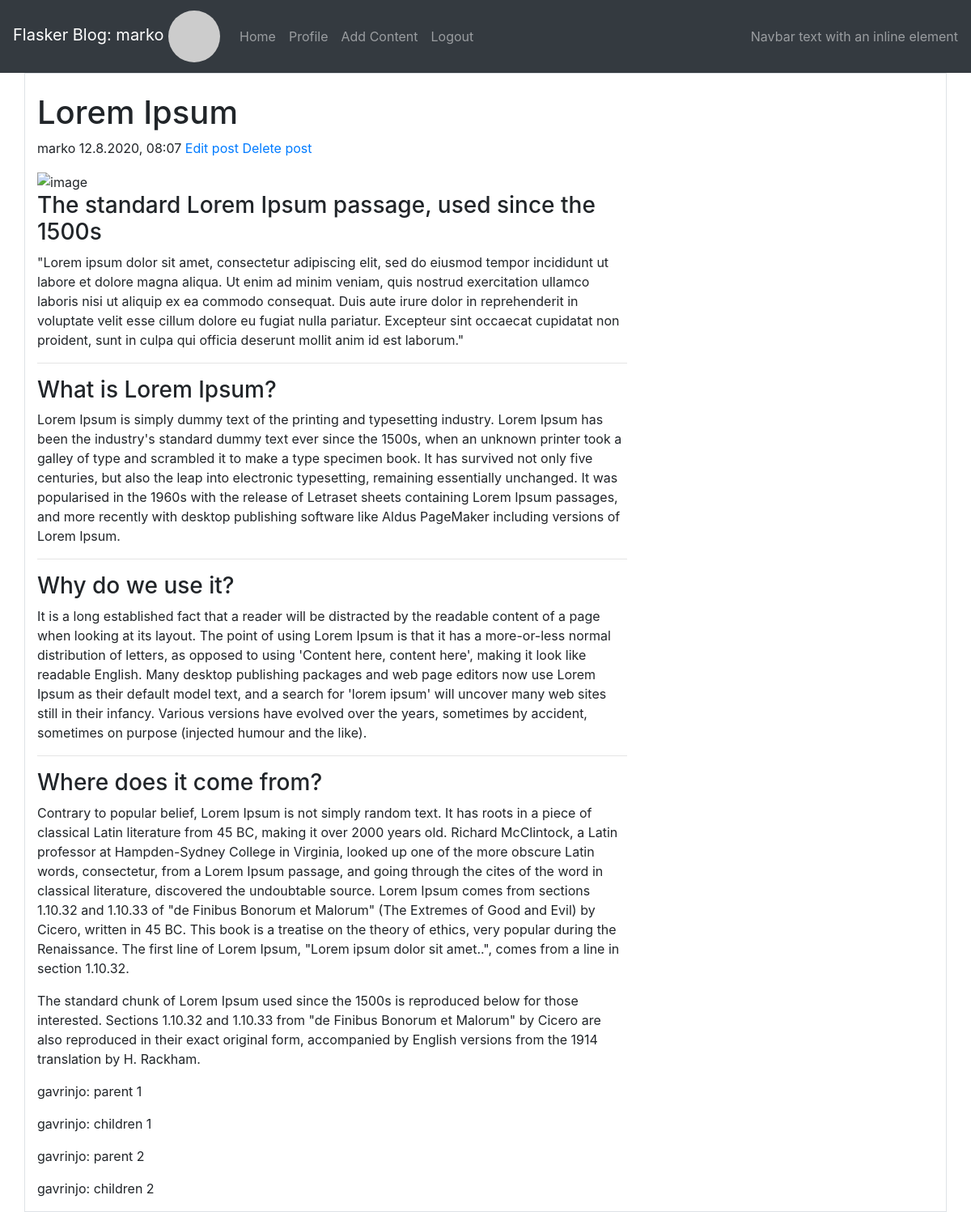
Screenshot of /1 (signed in) with the database file from the repository.
### app/models.py (models this page shows, shortened)
class User(UserMixin, db.Model):
    id = db.Column(db.Integer, primary_key=True)
    username = db.Column(db.String(64), index=True, unique=True)
    email = db.Column(db.String(120), index=True, unique=True)
    password_hash = db.Column(db.String(128))
    about_me = db.Column(db.String(140))
    last_seen = db.Column(db.DateTime, default=datetime.utcnow)
    post = db.relationship("Post", backref="author", lazy="dynamic")
    def avatar(self, size):
        digest = md5(self.email.lower().encode("utf-8")).hexdigest()
        return f"https://www.gravatar.com/avatar/{digest}?d=identicon&r=x&s={size}"

class Post(db.Model):
    id = db.Column(db.Integer, primary_key=True)
    title = db.Column(db.String(64))
    subtitle = db.Column(db.String(128))
    body = db.Column(db.String(140))
    timestamp = db.Column(db.DateTime, index=True, default=datetime.utcnow)
    user_id = db.Column(db.Integer, db.ForeignKey("user.id"))

class Comment(db.Model):
    _N = 6
    id = db.Column(db.Integer, primary_key=True)
    text = db.Column(db.String(140))
    timestamp = db.Column(db.DateTime(), index=True, default=datetime.utcnow)
    user_id = db.Column(db.Integer, db.ForeignKey("user.id")) # Author ID
    post_id = db.Column(db.Integer, db.ForeignKey("post.id")) # Post ID
    path = db.Column(db.Text, index=True)
    parent_id = db.Column(db.Integer, db.ForeignKey("comment.id")) # Parent Comment ID
    replies = db.relationship("Comment", backref=db.backref("parent", remote_side=[id]), lazy="dynamic")
    def level(self):
        return len(self.path) // self._N - 1

### app/content/routes.py (the view)
@bp.route("/<id>", methods=["GET", "POST"])
def page_view(id=None):
    form = Comments()
    post = Post.query.get(id)
    comment = Comment.query.filter_by(post_id=post.id).all()
    author = User
    return render_template("page_view.html", post=post, form=form, comments=comment, author=author)

### app/models.py (called while the page is built)
@login.user_loader
def load_user(id):
    return User.query.get(int(id))

### app/content/templates/page_view.html
{% extends 'base.html' %}
{% block app_content %}
    <div class="col-8">
        <head>
            <h1 class="mt-4">{{ post.title|safe }}</h1>
            <div class="meta mb-3">
                <span>{{ post.author.username }}</span>
                <span>{{ moment(post.timestamp).format('D.M.YYYY, hh:mm') }}</span>
                {% if post.author.username == current_user.username %}
                <span><a href="{{ url_for('content.edit_page', id=post.id) }}">Edit post</a></span>
                <span><a href="{{ url_for('content.delete_page', id=post.id) }}">Delete post</a></span>
                {% endif %}
            </div>
        </head>
        <div class="blog-post-body">
            <img class="img-fluid" alt="image" src="https://hackersandslackers-cdn.storage.googleapis.com/2020/02/uWSGI@2x.jpg"/>
            <div id="post{{ post.id }}">{{ post.body|safe }}</div>
        </div>
        <div>
            {% for comment in comments %}
            <p>{{ '{}{}: {}'.format('  ' * comment.level(), author.query.filter_by(id=comment.user_id).first().username, comment.text) }}</p>
            {% endfor %}
        </div>
    </div>
{% endblock app_content %}

### app/templates/base.html (shortened to what this page needs)
{% extends 'bootstrap/base.html' %}
{% block head %}
    <link rel="stylesheet" href="https://stackpath.bootstrapcdn.com/bootstrap/4.4.1/css/bootstrap.min.css">
    <link href="https://cdn.jsdelivr.net/npm/summernote@0.8.18/dist/summernote-bs4.min.css" rel="stylesheet">
    <link rel="stylesheet" href="{{url_for('static', filename='style.css')}}">
{% endblock %}
{% block navbar %}
    <nav class="navbar sticky-top navbar-expand-lg navbar-dark bg-dark">
        <a class="navbar-brand" href="{{ url_for('main.user', username=current_user.username) }}">Flasker Blog: {{ current_user.username }}
            {% if current_user.is_anonymous %}
            <img style="max-height: 64px; max-width: 64px;" class="rounded-circle" src="{{ url_for('static', filename='profile-pic-dummy.png') }}">
            {% else %}
            <img style="max-height: 64px; max-width: 64px;" class="rounded-circle" src="{{ current_user.avatar(64) }}">
            {% endif %}
        </a>
        <div class="collapse navbar-collapse" id="navbarText">
            <ul class="navbar-nav mr-auto">
                <li class="nav-item {% if request.endpoint == 'main.index' %}active{% endif %}">
                    <a class="nav-link" href="{{ url_for('main.index') }}">Home</a>
                </li>
                {% if current_user.is_anonymous %}
                <li class="nav-item{% if request.endpoint == 'auth.login' %} active{% endif %}">
                    <a class="nav-link" href="{{ url_for('auth.login') }}">Login</a>
                </li>
                <li class="nav-item{% if request.endpoint == 'auth.register' %} active{% endif %}">
                    <a class="nav-link" href="{{ url_for('auth.register') }}">Create an account</a>
                </li>
                {% else %}
                <li class="nav-item{% if request.endpoint == 'main.user' %} active{% endif %}">
                    <a class="nav-link" href="{{ url_for('main.user', username=current_user.username) }}">Profile</a>
                </li>
                <li class="nav-item{% if request.endpoint == 'content.postit' %} active{% endif %}">
                    <a class="nav-link" href="{{ url_for('content.postit') }}">Add Content</a>
                </li>
                <li class="nav-item{% if request.endpoint == 'auth.logout' %} active{% endif %}">
                    <a class="nav-link" href="{{ url_for('auth.logout') }}">Logout</a>
                </li>
                {% endif %}
            </ul>
            <span class="navbar-text">
                Navbar text with an inline element
            </span>
        </div>
    </nav>
{% endblock %}
{% block content %}
    <div class="container-lg border">
        <div class="row">
        {% block app_content %} {% endblock app_content %}
        </div>
    </div>
{% endblock %}

### app/static/style.css (style rules this page uses)
img { width:100%; height:100%; object-position: right; object-fit:cover }

### rows the page displays
User: username "marko", author.username "marko"
Post: title "Lorem Ipsum", timestamp "12.8.2020, 08:07", body "The standard Lorem Ipsum passage, used since the 1500s \"Lorem ipsum dolor sit amet, consectetur adipiscing elit, sed do eiusmod tempor incididunt ut labore et dolore magna aliqua. Ut enim ad minim veniam, quis nostrud exercitation ullamco laboris nisi ut aliquip ex ea commodo consequat. Duis aute irure dolor in reprehenderit in voluptate velit esse cillum dolore eu fugiat nulla pariatur. Excepteur sint occaecat cupidatat non proident, sunt in culpa qui officia deserunt mollit anim id est laborum.\" What is Lorem Ipsum? Lorem Ipsum is simply dummy text of the printing and typesetting industry. Lorem Ipsum has been the industry's standard dummy text ever since the 1500s, when an unknown…"
Comment: path+user+text "gavrinjo: parent 1"
Comment: path+user+text "gavrinjo: children 1"
Comment: path+text "gavrinjo: parent 2"
Comment: path+text "gavrinjo: children 2"
